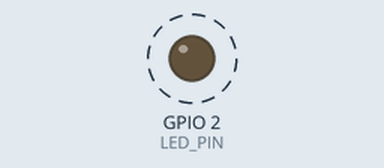
Simulated run of this sketch. Board: ESP32. Shown: output pins drawn as LEDs (lit = HIGH). Dashed ring = blinking.

Above: at 0.5 s.
Timing chart, 0 to 4.6 s (numbered marks = the images above):
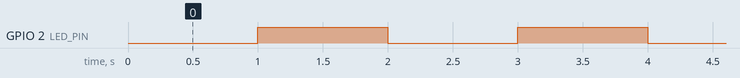

Measured:
- by itself, GPIO 2 (LED_PIN): alternates HIGH for 1.0 s and LOW for 1.0 s

The sketch:

01_ESP32_1LED.ino
```cpp
#define LED_PIN 2
#define INTERVAL 1000

void setup() {
  pinMode(LED_PIN, OUTPUT);
}

bool state = true;
uint32_t previousMillis = 0, currentMillis;

void loop() {
  currentMillis = millis();
  if (currentMillis - previousMillis >= INTERVAL) {
    previousMillis = currentMillis;

    if (state) {
      digitalWrite(LED_PIN, HIGH);
      state = false;
    } else {
      digitalWrite(LED_PIN, LOW);
      state = true;
    }
  }
}
```
